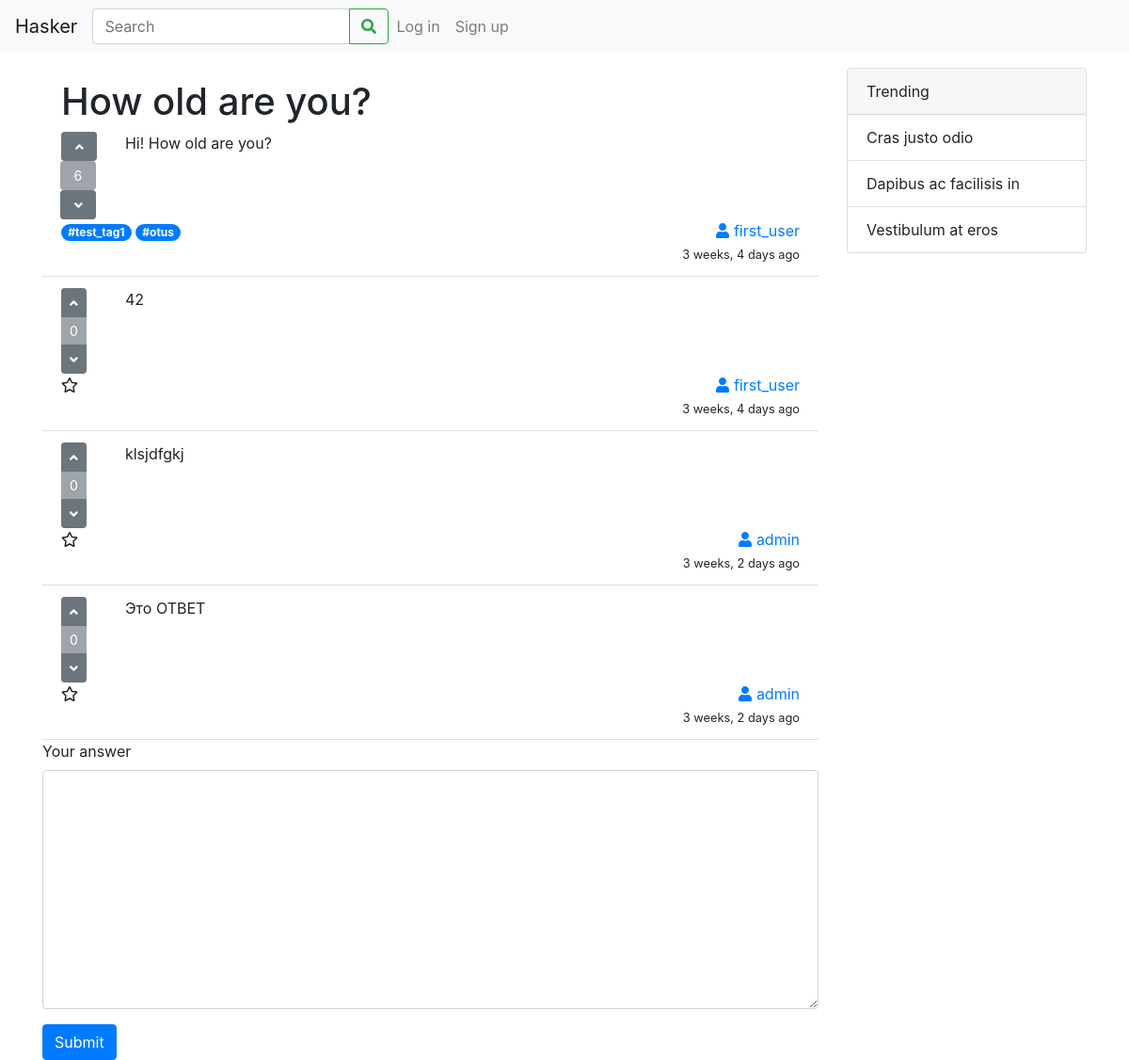
Page /qa/2/ on the committed database.
### qa/models.py (models this page shows, shortened)
class Question(models.Model):
    header = models.CharField(max_length=100)
    text = models.TextField()
    pub_date = models.DateTimeField(default=timezone.now)
    author = models.ForeignKey(User, on_delete=models.SET_NULL, null=True, blank=True)
    right_answer = models.ForeignKey(Answer, on_delete=models.SET_NULL, null=True, blank=True)
    votes = models.IntegerField(default=0)

class Tag(models.Model):
    word = models.CharField(max_length=30)
    questions = models.ManyToManyField(Question, blank=True)
    def __str__(self):
        return self.word

class Answer(models.Model):
    content = models.TextField()
    author = models.ForeignKey(User, on_delete=models.SET_NULL, null=True, blank=True)
    for_question = models.ForeignKey('qa.Question', on_delete=models.CASCADE)
    pub_date = models.DateTimeField(default=timezone.now)
    votes = models.IntegerField(default=0)

### qa/views.py (the view)
# urls.py: path('<int:pk>/', views.QuestionView.as_view(), name='question_view'),
class QuestionView(DetailView):
    model = Question
    template_name = 'qa/question.html'

### qa/templates/qa/question.html (shortened to what this page needs)
{% extends 'qa/base.html' %}
{% block body %}
    <ul class="list-group list-group-flush">
        <li class="list-group-item">
            <h1>{{ question.header }}</h1>
            <div class="row">
                <div class="col-1">
                    <div class="btn-group-vertical">
                        <form action="{% url 'qa:question_vote' question.id %}" method="post">
                            <button type="submit" name="question_vote" id="question_vote_up" value="up"
                                    class="btn btn-sm btn-secondary">
                                <i class="fas fa-angle-up"></i>
                            </button>
                            <button type="button"
                                    class="btn btn-sm btn-secondary disabled">{{ question.votes }}</button>
                            <button type="submit" name="question_vote" id="question_vote_down" value="down"
                                    class="btn btn-sm btn-secondary">
                                <i class="fas fa-angle-down"></i>
                            </button>
                        </form>
                    </div>
                </div>
                <div class="col">{{ question.text }}</div>
            </div>
            <div class="row">
                <div class="col">
                    {% for tag in question.tag_set.all %}
                        <a href="#" class="badge badge-pill badge-primary">#{{ tag }}</a>
                    {% endfor %}
                </div>
                <div class="col-3 text-right">
                    <div class="row">
                        <div class="col">
                            <a href="#"><i class="fas fa-user"></i> {{ question.author }}</a>
                        </div>
                    </div>
                    <div class="row">
                        <div class="col">
                            <small>{{ question.pub_date|timesince }} ago</small>
                        </div>
                    </div>
                </div>
            </div>
        </li>
        {% for answer in question.answer_set.all %}
            <li class="list-group-item">
                <div class="row">
                    <div class="col-1">
                        <div class="btn-group-vertical">
                            <button type="button" class="btn btn-sm btn-secondary">
                                <i class="fas fa-angle-up"></i>
                            </button>
                            <button type="button" class="btn btn-sm btn-secondary disabled">{{ answer.votes }}</button>
                            <button type="button" class="btn btn-sm btn-secondary">
                                <i class="fas fa-angle-down"></i>
                            </button>
                        </div>
                    </div>
                    <div class="col">{{ answer.content }}</div>
                </div>
                <div class="row">
                    <div class="col-1"><i class="far fa-star"></i></div>
                    <div class="col text-right">
                        <div class="row">
                            <div class="col">
                                <a href="#"><i class="fas fa-user"></i> {{ answer.author }}</a>
                            </div>
                        </div>
                        <div class="row">
                            <div class="col">
                                <small>{{ answer.pub_date|timesince }} ago</small>
                            </div>
                        </div>
                    </div>
                </div>
            </li>
        {% endfor %}
    </ul>
    <form action="{% url 'qa:answer_question' question.id %}" method="post">
        <div class="form-group">
            <label for="answer_content">Your answer</label>
            <textarea name="answer_content" cols="30" rows="10" class="form-control" id="answer_content"></textarea>
        </div>
        <button type="submit" class="btn btn-primary">Submit</button>
    </form>
{% endblock %}

### rows in the picture
Question: header "How old are you?", votes "6", text "Hi! How old are you?", author "first_user", pub_date "3 weeks, 4 days"
Tag: word "test_tag1"
Tag: word "otus"
Answer: votes "0", content "42", author "first_user", pub_date "3 weeks, 4 days"
Answer: votes "0", content "klsjdfgkj", author "admin", pub_date "3 weeks, 2 days"
Answer: votes "0", content "Это ОТВЕТ", author "admin", pub_date "3 weeks, 2 days"
